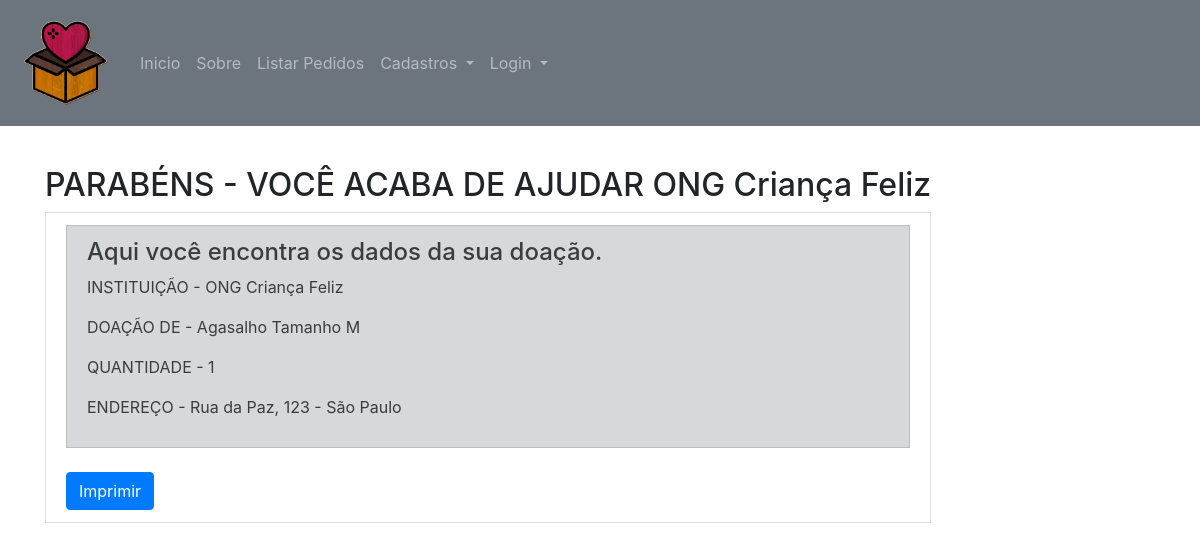
Screenshot of /confirmar/entrega/ with the database file from the repository.
### doacao/models.py (models this page shows, shortened)
class Produto(models.Model):
   nome = models.CharField(max_length = 100, verbose_name="Nome do Produto")
   quantidade = models.IntegerField(verbose_name="Quantidade")
   instituicao = models.ForeignKey(Instituicao, on_delete=models.CASCADE)

class Instituicao(models.Model):
   nome = models.CharField(max_length = 100, verbose_name="Nome da Instituição")
   email = models.CharField(max_length= 100, verbose_name="e-mail")
   endereco = models.CharField(max_length= 255,verbose_name="Endereço")

### doacao/views.py (the view)
# urls.py: path('confirmar/entrega/', EntregaList.as_view(), name="confirmar-entrega"),
class EntregaList(ListView):
   model = Produto
   template_name = 'entrega.html'
   paginate_by = 1

### doacao/templates/entrega.html
{% extends 'base.html' %}
{% load static %}
{% load crispy_forms_tags %}
{% block conteudo %}
    {% for produto in object_list %}
    <div class="container">
        <h2>PARABÉNS - VOCÊ ACABA DE AJUDAR {{produto.instituicao.nome}}</h2>
        <div class="list-group-item list-group-item-action">
          <a href="#" class="list-group-item list-group-item-action list-group-item-secondary ">
            <h4 class="list-group-item-heading">Aqui você encontra os dados da sua doação.</h4>
            <p class="list-group-item-text">INSTITUIÇÃO - {{produto.instituicao.nome}}</p>
            <p class="list-group-item-text">DOAÇÃO DE  - {{produto.nome}}</p>
            <p class="list-group-item-text">QUANTIDADE - {{produto.quantidade}}</p>
            <p class="list-group-item-text">ENDEREÇO - {{produto.instituicao.endereco}}</p>
          </a>
    {% endfor %}
    <br>
    <button type="submit" class="btn btn-primary">
      Imprimir
</button>
{% endblock %}

### rows the page displays
Produto: instituicao.nome "ONG Criança Feliz", nome "Agasalho Tamanho M", quantidade "1", instituicao.endereco "Rua da Paz, 123 - São Paulo"
